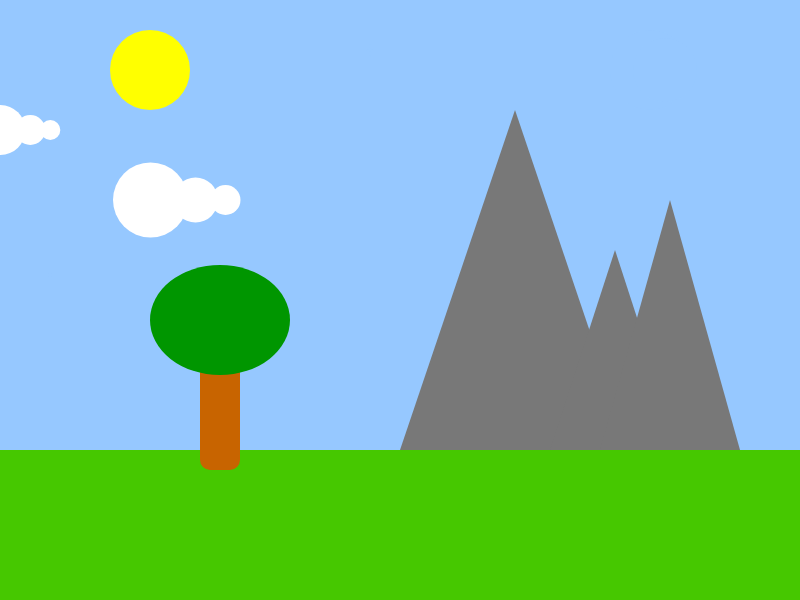
Frame 1 (no input)
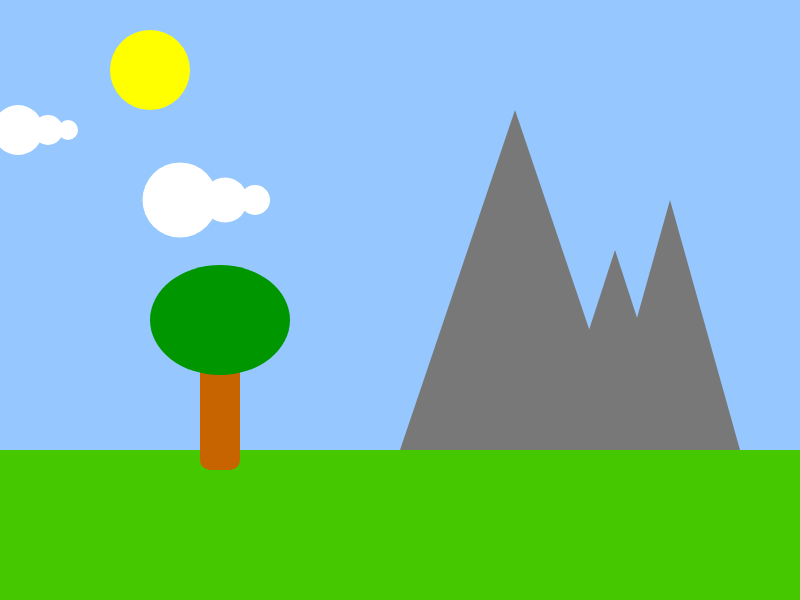
Frame 60 (no input)
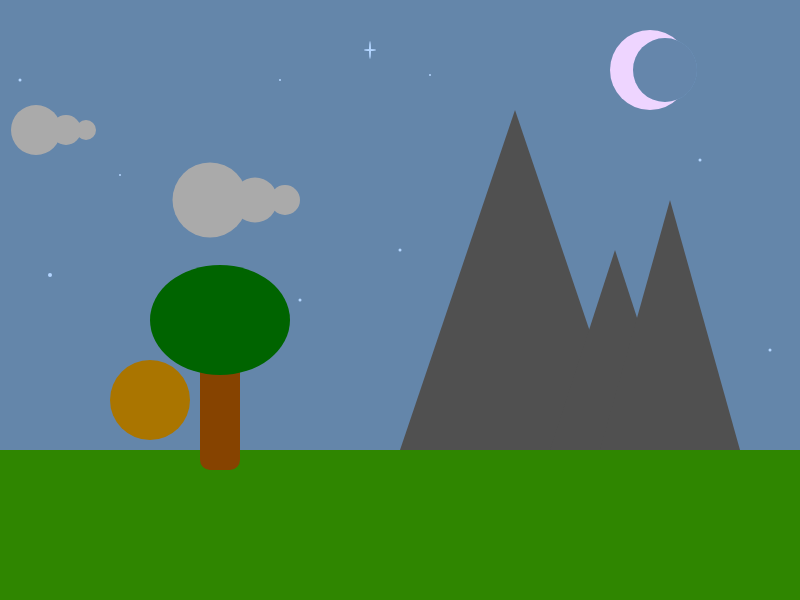
Frame 120 (the mouse pressed at the canvas centre since frame 60)

The p5.js sketch that drew these frames (run headless with seeded random() and noise() and a simulated clock; from frame 60 on, the mouse is pressed at the canvas centre):

// p5.js sketch
// ── sketch.js
var groundHeight;
var mountain1;
var mountain2;

var tree;

var moon;
var sun;
var darkness;

var cloud1;
var cloud2;

function setup() {
    createCanvas(800, 600);
    // Set the groundHeight proportional to the canvas size
    groundHeight = (height / 4) * 3;

    // Initalise the mountain objects with properties to help draw them to the canvas
    mountain1 = {
        x: 400,
        y: groundHeight,
        height: 340,
        width: 230
    };
    mountain2 = {
        x: 550,
        y: groundHeight,
        height: 200,
        width: 130
    };
    mountain3 = {
        x: 600,
        y: groundHeight,
        height: 250,
        width: 140
    };

    // Initalise the tree object
    tree = {
        x: 200,
        y: groundHeight + 20,
        trunkWidth: 40,
        trunkHeight: 150,
        canopyWidth: 140,
        canopyHeight: 110
    };

    // Initalise the sun 
    sun = {
        x: 150,
        y: 70,
        diameter: 80
    };

    // Intialise a moon object with an extra property for brightness
    moon = {
        x: 650,
        y: 70,
        diameter: 80,
        brightness: 0
    };

    cloud1 = {
        xPos: 0,
        yPos: 130,
        scale: 1,
        speed: .6
    };
    cloud2 = {
        xPos: 150,
        yPos: 200,
        scale: 1.5,
        speed: 1
    };

    // Set the initial darkness
    darkness = 0;
}



function draw() {
    // Update the values for the moons brightness, the sun's position and the darkness.
    // Map to the mouse's location (i.e. the futher left the mouse is the more daylight)
    sun.y = constrain(mouseX, 70, groundHeight + (sun.diameter / 2));
    darkness = constrain(mouseX / width, 0, 1);
    moon.brightness = darkness;

    // Draw the sky
    background(150, 200, 255);
    noStroke();

    // Draw the sun
    fill(255, 255 - 160 * darkness, 0);
    ellipse(sun.x, sun.y, sun.diameter);

    // Draw the ground and make it green
    fill(70, 200, 0);
    rect(0, groundHeight, width, height - groundHeight);

    // Cloud animations
    if (cloud1.xPos < 825) {
        cloud1.xPos += cloud1.speed / 2;
    } else {
        cloud1.xPos = -50;
    }

    if (cloud2.xPos < 825) {
        cloud2.xPos += cloud2.speed / 2;
    } else {
        cloud2.xPos = -50;
    }

    // Draw cloud1
    fill(255);
    ellipse(cloud1.xPos, cloud1.yPos, cloud1.scale * 50, cloud1.scale * 50);
    ellipse(cloud1.xPos + cloud1.scale * 30, cloud1.yPos, cloud1.scale * 30, cloud1.scale * 30);
    ellipse(cloud1.xPos + cloud1.scale * 50, cloud1.yPos, cloud1.scale * 20, cloud1.scale * 20);

    // Draw the mountains
    fill(120);
    triangle(mountain1.x, mountain1.y,
        mountain1.x + mountain1.width, mountain1.y,
        mountain1.x + (mountain1.width / 2), mountain1.y - mountain1.height);

    triangle(mountain2.x, mountain2.y,
        mountain2.x + mountain2.width, mountain2.y,
        mountain2.x + (mountain2.width / 2), mountain2.y - mountain2.height);
    triangle(mountain3.x, mountain3.y,
        mountain3.x + mountain3.width, mountain3.y,
        mountain3.x + (mountain3.width / 2), mountain3.y - mountain3.height);

    // Draw cloud2
    fill(255);
    ellipse(cloud2.xPos, cloud2.yPos, cloud2.scale * 50, cloud2.scale * 50);
    ellipse(cloud2.xPos + cloud2.scale * 30, cloud2.yPos, cloud2.scale * 30, cloud2.scale * 30);
    ellipse(cloud2.xPos + cloud2.scale * 50, cloud2.yPos, cloud2.scale * 20, cloud2.scale * 20);

    // Draw tree
    fill(200, 100, 0);
    rect(tree.x, tree.y - tree.trunkHeight, tree.trunkWidth, tree.trunkHeight, 10);
    fill(0, 150, 0);
    ellipse(tree.x + tree.trunkWidth / 2, tree.y - tree.trunkHeight, tree.canopyWidth, tree.canopyHeight);

    // Make the scene dark by drawing a rectangle that covers the whole canvas.
    // Use the alpha value of fill to determine how dark to make it
    fill(0, 170 * darkness);
    rect(0, 0, width, height);

    // Draw the moon
    fill(150 + (175 * moon.brightness), 200 + (25 * moon.brightness), 255);
    ellipse(moon.x, moon.y, moon.diameter);
    //crescent
    fill(150, 200, 255);
    ellipse(moon.x + 15, moon.y, moon.diameter * .8);
    fill(0, 169 * darkness);
    ellipse(moon.x + 15, moon.y, moon.diameter * .8);

    // Draw the stars
    fill(150 + (175 * moon.brightness / 3), 200 + (25 * moon.brightness), 255);
    ellipse(770, 350, 3, 3);
    ellipse(400, 250, 3, 3);
    ellipse(700, 160, 3, 3);
    ellipse(300, 300, 3, 3);
    ellipse(50, 275, 4, 4);
    ellipse(430, 75, 2, 2);
    ellipse(120, 175, 2, 2);
    ellipse(370, 50, 12, 2); // North
    ellipse(370, 50, 2, 18); // Star
    ellipse(280, 80, 2, 2);
    ellipse(20, 80, 3, 3);


}
